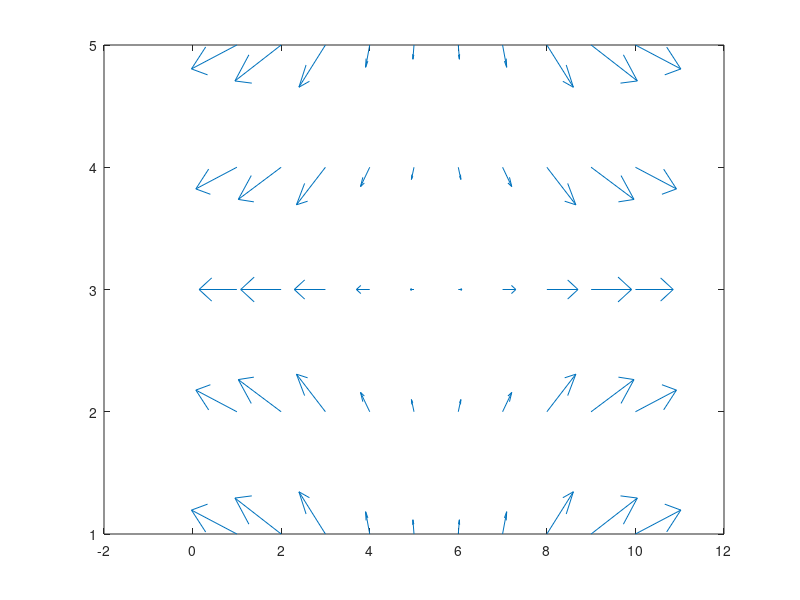
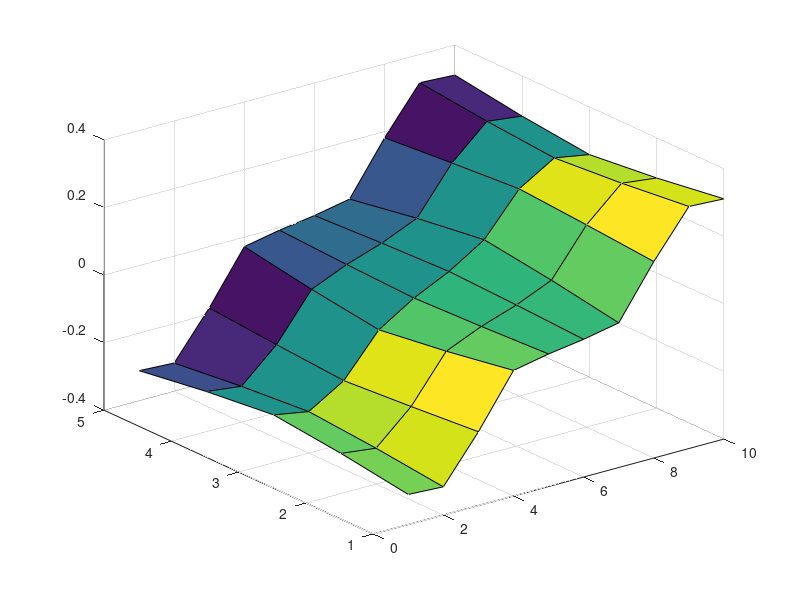

Source code (MATLAB) for these figures, in order:

%The boundary conditions on left side are set to 1 and right side set to 0
%The Top and Bottom boundaries set to free nodes

nx= 10;
ny = 5;

V = zeros(ny,nx);

[X,Y] = meshgrid(1:nx,1:ny);

for i = 1:100
    V(:,1) = 1;
    V(:,10) = 1;

    for m = 2:9
        for n = 2:4
            V(n,m) = [V(n,m+1) + V(n,m-1) + V(n+1,m) + V(n-1,m)]/4;
        end
    end
    
    V2 = imboxfilt(V,3);
    
    [VX,VY] = gradient(V2);
    surf(X,Y,VX,VY)    
    figure(1);
    
    quiver(X,Y,VX,VY)
    figure(2);
    
    
    pause(0.017);
end